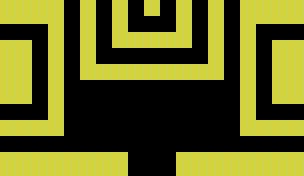

A 2D game scene composited from a Tiled map and its tileset images. What follows is a short description and the map's XML, with every tile layer's data as written:
An orthogonal 38x22 tile map with 8x8 px tiles, 2 tile layers (collision, visual).

<map version="1.0" orientation="orthogonal" renderorder="left-down" width="38" height="22" tilewidth="8" tileheight="8" nextobjectid="1">
 <tileset firstgid="1" name="blocks" tilewidth="8" tileheight="8" tilecount="8">
  <image source="blocks.jpg" width="64" height="8" />
 </tileset>
 <layer name="collision" width="38" height="22">
  <data encoding="csv">
7,7,7,7,7,7,7,7,0,0,7,7,0,0,7,7,0,0,7,7,0,0,7,7,0,0,7,7,0,0,7,7,7,7,7,7,7,7,
7,7,7,7,7,7,7,7,0,0,7,7,0,0,7,7,0,0,7,7,0,0,7,7,0,0,7,7,0,0,7,7,7,7,7,7,7,7,
7,7,7,7,7,7,7,7,0,0,7,7,0,0,7,7,0,0,0,0,0,0,7,7,0,0,7,7,0,0,7,7,7,7,7,7,7,7,
0,0,0,0,0,0,7,7,0,0,7,7,0,0,7,7,0,0,0,0,0,0,7,7,0,0,7,7,0,0,7,7,0,0,0,0,0,0,
0,0,0,0,0,0,7,7,0,0,7,7,0,0,7,7,7,7,7,7,7,7,7,7,0,0,7,7,0,0,7,7,0,0,0,0,0,0,
7,7,7,7,0,0,7,7,0,0,7,7,0,0,7,7,7,7,7,7,7,7,7,7,0,0,7,7,0,0,7,7,0,0,7,7,7,7,
7,7,7,7,0,0,7,7,0,0,7,7,0,0,0,0,0,0,0,0,0,0,0,0,0,0,7,7,0,0,7,7,0,0,7,7,7,7,
7,7,7,7,0,0,7,7,0,0,7,7,0,0,0,0,0,0,0,0,0,0,0,0,0,0,7,7,0,0,7,7,0,0,7,7,7,7,
7,7,7,7,0,0,7,7,0,0,7,7,7,7,7,7,7,7,7,7,7,7,7,7,7,7,7,7,0,0,7,7,0,0,7,7,7,7,
7,7,7,7,0,0,7,7,0,0,7,7,7,7,7,7,7,7,7,7,7,7,7,7,7,7,7,7,0,0,7,7,0,0,7,7,7,7,
7,7,7,7,0,0,7,7,0,0,0,0,0,0,0,0,0,0,0,0,0,0,0,0,0,0,0,0,0,0,7,7,0,0,7,7,7,7,
7,7,7,7,0,0,7,7,0,0,0,0,0,0,0,0,0,0,0,0,0,0,0,0,0,0,0,0,0,0,7,7,0,0,7,7,7,7,
7,7,7,7,0,0,7,7,0,0,0,0,0,0,0,0,0,0,0,0,0,0,0,0,0,0,0,0,0,0,7,7,0,0,7,7,7,7,
0,0,0,0,0,0,7,7,0,0,0,0,0,0,0,0,0,0,0,0,0,0,0,0,0,0,0,0,0,0,7,7,0,0,0,0,0,0,
0,0,0,0,0,0,7,7,0,0,0,0,0,0,0,0,0,0,0,0,0,0,0,0,0,0,0,0,0,0,7,7,0,0,0,0,0,0,
7,7,7,7,7,7,7,7,0,0,0,0,0,0,0,0,0,0,0,0,0,0,0,0,0,0,0,0,0,0,7,7,7,7,7,7,7,7,
7,7,7,7,7,7,7,7,0,0,0,0,0,0,0,0,0,0,0,0,0,0,0,0,0,0,0,0,0,0,7,7,7,7,7,7,7,7,
0,0,0,0,0,0,0,0,0,0,0,0,0,0,0,0,0,0,0,0,0,0,0,0,0,0,0,0,0,0,0,0,0,0,0,0,0,0,
0,0,0,0,0,0,0,0,0,0,0,0,0,0,0,0,0,0,0,0,0,0,0,0,0,0,0,0,0,0,0,0,0,0,0,0,0,0,
7,7,7,7,7,7,7,7,7,7,7,7,7,7,7,7,0,0,0,0,0,0,7,7,7,7,7,7,7,7,7,7,7,7,7,7,7,7,
7,7,7,7,7,7,7,7,7,7,7,7,7,7,7,7,0,0,0,0,0,0,7,7,7,7,7,7,7,7,7,7,7,7,7,7,7,7,
7,7,7,7,7,7,7,7,7,7,7,7,7,7,7,7,0,0,0,0,0,0,7,7,7,7,7,7,7,7,7,7,7,7,7,7,7,7
</data>
 </layer>
 <layer name="visual" width="38" height="22">
  <data encoding="csv">
1,1,1,1,1,1,1,1,0,0,1,1,0,0,1,1,0,0,1,1,0,0,1,1,0,0,1,1,0,0,1,1,1,1,1,1,1,1,
1,1,1,1,1,1,1,1,0,0,1,1,0,0,1,1,0,0,1,1,0,0,1,1,0,0,1,1,0,0,1,1,1,1,1,1,1,1,
1,1,1,1,1,1,1,1,0,0,1,1,0,0,1,1,0,0,0,0,0,0,1,1,0,0,1,1,0,0,1,1,1,1,1,1,1,1,
0,0,0,0,0,0,1,1,0,0,1,1,0,0,1,1,0,0,0,0,0,0,1,1,0,0,1,1,0,0,1,1,0,0,0,0,0,0,
0,0,0,0,0,0,1,1,0,0,1,1,0,0,1,1,1,1,1,1,1,1,1,1,0,0,1,1,0,0,1,1,0,0,0,0,0,0,
1,1,1,1,0,0,1,1,0,0,1,1,0,0,1,1,1,1,1,1,1,1,1,1,0,0,1,1,0,0,1,1,0,0,1,1,1,1,
1,1,1,1,0,0,1,1,0,0,1,1,0,0,0,0,0,0,0,0,0,0,0,0,0,0,1,1,0,0,1,1,0,0,1,1,1,1,
1,1,1,1,0,0,1,1,0,0,1,1,0,0,0,0,0,0,0,0,0,0,0,0,0,0,1,1,0,0,1,1,0,0,1,1,1,1,
1,1,1,1,0,0,1,1,0,0,1,1,1,1,1,1,1,1,1,1,1,1,1,1,1,1,1,1,0,0,1,1,0,0,1,1,1,1,
1,1,1,1,0,0,1,1,0,0,1,1,1,1,1,1,1,1,1,1,1,1,1,1,1,1,1,1,0,0,1,1,0,0,1,1,1,1,
1,1,1,1,0,0,1,1,0,0,0,0,0,0,0,0,0,0,0,0,0,0,0,0,0,0,0,0,0,0,1,1,0,0,1,1,1,1,
1,1,1,1,0,0,1,1,0,0,0,0,0,0,0,0,0,0,0,0,0,0,0,0,0,0,0,0,0,0,1,1,0,0,1,1,1,1,
1,1,1,1,0,0,1,1,0,0,0,0,0,0,0,0,0,0,0,0,0,0,0,0,0,0,0,0,0,0,1,1,0,0,1,1,1,1,
0,0,0,0,0,0,1,1,0,0,0,0,0,0,0,0,0,0,0,0,0,0,0,0,0,0,0,0,0,0,1,1,0,0,0,0,0,0,
0,0,0,0,0,0,1,1,0,0,0,0,0,0,0,0,0,0,0,0,0,0,0,0,0,0,0,0,0,0,1,1,0,0,0,0,0,0,
1,1,1,1,1,1,1,1,0,0,0,0,0,0,0,0,0,0,0,0,0,0,0,0,0,0,0,0,0,0,1,1,1,1,1,1,1,1,
1,1,1,1,1,1,1,1,0,0,0,0,0,0,0,0,0,0,0,0,0,0,0,0,0,0,0,0,0,0,1,1,1,1,1,1,1,1,
0,0,0,0,0,0,0,0,0,0,0,0,0,0,0,0,0,0,0,0,0,0,0,0,0,0,0,0,0,0,0,0,0,0,0,0,0,0,
0,0,0,0,0,0,0,0,0,0,0,0,0,0,0,0,0,0,0,0,0,0,0,0,0,0,0,0,0,0,0,0,0,0,0,0,0,0,
1,1,1,1,1,1,1,1,1,1,1,1,1,1,1,1,0,0,0,0,0,0,1,1,1,1,1,1,1,1,1,1,1,1,1,1,1,1,
1,1,1,1,1,1,1,1,1,1,1,1,1,1,1,1,0,0,0,0,0,0,1,1,1,1,1,1,1,1,1,1,1,1,1,1,1,1,
1,1,1,1,1,1,1,1,1,1,1,1,1,1,1,1,0,0,0,0,0,0,1,1,1,1,1,1,1,1,1,1,1,1,1,1,1,1
</data>
 </layer>
</map>